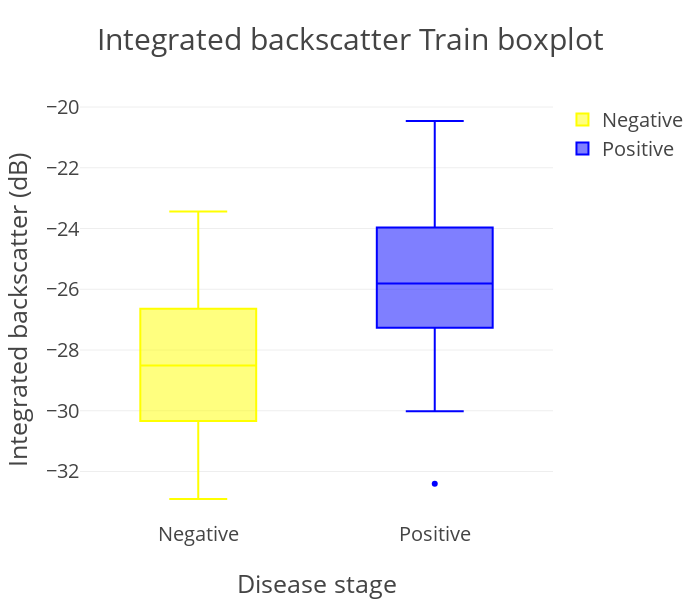
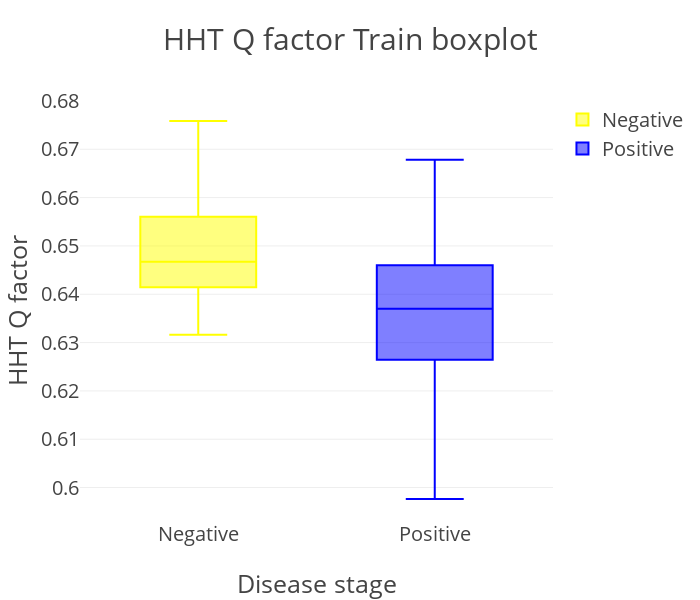

The notebook cell saved with these charts, in order:
### Markdown cell above
># train dataset
>>## separate in two categories by steatosis:
>>>### negative : < 10%
>>>### positive : >= 10%

### Code cell
# Box plot
# import models
import xlrd
import numpy as np
import plotly.plotly as py
import plotly.graph_objs as go
from plotly.offline import init_notebook_mode, iplot

# open offline plotly
init_notebook_mode(connected=True)

# load data
## Pathology for train
data = xlrd.open_workbook("Pathology.xlsx").sheets()[0]

y_train = np.zeros((111, 3))
y_train[:, 0] = data.col_values(3)  # y0 = Integrated backscatter
y_train[:, 1] = data.col_values(4)  # y1 = Q factor (HHT)
y_train[:, 2] = data.col_values(6)  # y2 = Homogeneity factor

### group
y0 = []
y1 = []
nrows = data.nrows
for i in range(nrows):  # X = 'T' or 'F' from Pathology data 
    if data.cell(i,1).value < 10:
        y0.append(y_train[i, :].tolist())
    elif data.cell(i,1).value >= 10:
        y1.append(y_train[i, :].tolist())

### list to array
y0 = np.asarray(y0)
y1 = np.asarray(y1)

# def box_plot
def box_plot(i):
    trace0 = go.Box(y = y0[:, i], name = 'Negative', marker = dict(color = 'yellow'))
    trace1 = go.Box(y = y1[:, i], name = 'Positive', marker = dict(color = 'blue'))
    layout=go.Layout(height = '600',
                     width = '700',
                     title = '{0} Train boxplot'.format(categories[i]),
                     titlefont = {'size':'30'},
                     xaxis = {'title':'Disease stage', 'titlefont':{'size':'25'}},
                     yaxis = {'title':'{0}'.format(features[i]), 'titlefont':{'size':'25'}}, 
                     font = {'size':'20'})
    traces = [trace0, trace1]
    fig = go.Figure(data=traces, layout=layout)
    py.image.save_as(fig, filename = 'Data visualization\{0} Train boxplot_w.png'.format(categories[i]))
    iplot(fig)

# plot
categories = ['Integrated backscatter', 'HHT Q factor', 'Homogeneity factor']
features = ['Integrated backscatter (dB)', 'HHT Q factor', 'Homogeneity factor']
for i in range(3):
    box_plot(i)

### Figure 1 — Plotly figure (JSON) as saved in the notebook; plotly's stock layout.template omitted (floating-point values rounded to 4 significant figures)
{"data": [{"marker": {"color": "yellow"}, "name": "Negative", "type": "box", "uid": "53de2a", "y": [-25.86, -28.0, -24.73, -24.59, -27.48, -24.0, -30.94, -32.91, -28.91, -28.21, -30.13, -29.33, -32.33, -26.44, -23.44, -30.88, -31.58, -31.71, -30.34, -25.99, -25.94, -28.51, -31.06, -30.76, -31.42, -30.63, -30.63, -29.54, -26.56, -29.26, -27.07, -29.59, -29.02, -26.9, -28.33, -30.13, -28.4, -29.38, -28.66, -27.91, -25.78, -27.45, -25.26, -27.39, -27.38, -30.33, -27.64, -31.41, -30.29, -25.41, -24.86]}, {"marker": {"color": "blue"}, "name": "Positive", "type": "box", "uid": "8c3ce8", "y": [-28.05, -29.38, -28.07, -27.13, -23.68, -28.45, -20.46, -26.7, -29.47, -25.51, -29.14, -26.29, -29.61, -30.02, -26.35, -25.04, -25.57, -24.61, -24.11, -28.13, -23.02, -28.64, -26.34, -24.05, -27.11, -22.85, -24.54, -23.16, -27.2, -26.41, -26.69, -25.8, -20.5, -26.01, -24.81, -25.16, -28.14, -25.23, -23.89, -26.29, -25.82, -29.36, -25.6, -24.23, -26.64, -32.4, -23.75, -29.3, -26.75, -22.04, -22.91, -25.44, -20.94, -24.46, -27.33, -20.52, -23.14, -26.81, -21.8, -23.48]}], "layout": {"font": {"size": "20"}, "height": "600", "title": "Integrated backscatter Train boxplot", "titlefont": {"size": "30"}, "width": "700", "xaxis": {"autorange": true, "range": [-0.5, 1.5], "title": "Disease stage", "titlefont": {"size": "25"}, "type": "category"}, "yaxis": {"autorange": true, "range": [-33.6, -19.77], "title": "Integrated backscatter (dB)", "titlefont": {"size": "25"}, "type": "linear"}}}

### Figure 2 — Plotly figure (JSON) as saved in the notebook; plotly's stock layout.template omitted (floating-point values rounded to 4 significant figures)
{"data": [{"marker": {"color": "yellow"}, "name": "Negative", "type": "box", "uid": "47863b", "y": [0.6527, 0.645, 0.6487, 0.6759, 0.6553, 0.648, 0.6387, 0.6394, 0.6368, 0.6497, 0.6425, 0.6399, 0.6452, 0.6472, 0.6497, 0.6427, 0.6347, 0.6364, 0.6467, 0.6579, 0.6423, 0.6447, 0.6633, 0.6608, 0.6516, 0.6457, 0.6558, 0.6454, 0.6583, 0.639, 0.6561, 0.6446, 0.6412, 0.6503, 0.6491, 0.645, 0.6407, 0.6628, 0.6589, 0.6409, 0.6562, 0.6635, 0.6629, 0.6422, 0.6381, 0.641, 0.6316, 0.6602, 0.6438, 0.6477, 0.6566]}, {"marker": {"color": "blue"}, "name": "Positive", "type": "box", "uid": "b195d1", "y": [0.6347, 0.634, 0.6242, 0.6475, 0.6228, 0.6464, 0.6348, 0.6388, 0.6429, 0.6498, 0.6464, 0.6435, 0.6387, 0.6435, 0.6598, 0.6377, 0.6543, 0.6545, 0.6369, 0.6325, 0.6257, 0.6469, 0.6533, 0.6456, 0.6381, 0.6323, 0.628, 0.6257, 0.6245, 0.6377, 0.6381, 0.6434, 0.6371, 0.649, 0.6258, 0.617, 0.6528, 0.6416, 0.6304, 0.647, 0.6084, 0.6678, 0.6359, 0.6145, 0.6503, 0.6065, 0.6329, 0.639, 0.6296, 0.6493, 0.6219, 0.5976, 0.6171, 0.6411, 0.6282, 0.6286, 0.6271, 0.6196, 0.6203, 0.6334]}], "layout": {"font": {"size": "20"}, "height": "600", "title": "HHT Q factor Train boxplot", "titlefont": {"size": "30"}, "width": "700", "xaxis": {"autorange": true, "range": [-0.5, 1.5], "title": "Disease stage", "titlefont": {"size": "25"}, "type": "category"}, "yaxis": {"autorange": true, "range": [0.5933, 0.6802], "title": "HHT Q factor", "titlefont": {"size": "25"}, "type": "linear"}}}
